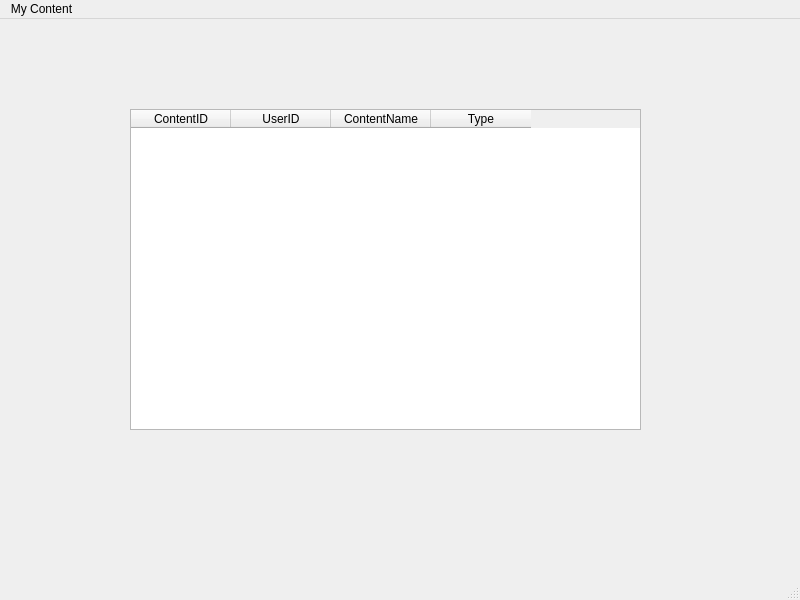
<?xml version="1.0" encoding="UTF-8"?>
<ui version="4.0">
 <class>MainWindow</class>
 <widget class="QMainWindow" name="MainWindow">
  <property name="geometry">
   <rect>
    <x>0</x>
    <y>0</y>
    <width>800</width>
    <height>600</height>
   </rect>
  </property>
  <property name="windowTitle">
   <string>MainWindow</string>
  </property>
  <widget class="QWidget" name="centralwidget">
   <widget class="QTableWidget" name="tableWidget">
    <property name="geometry">
     <rect>
      <x>130</x>
      <y>90</y>
      <width>511</width>
      <height>321</height>
     </rect>
    </property>
    <column>
     <property name="text">
      <string>ContentID</string>
     </property>
    </column>
    <column>
     <property name="text">
      <string>UserID</string>
     </property>
    </column>
    <column>
     <property name="text">
      <string>ContentName</string>
     </property>
    </column>
    <column>
     <property name="text">
      <string>Type</string>
     </property>
    </column>
   </widget>
  </widget>
  <widget class="QMenuBar" name="menubar">
   <property name="geometry">
    <rect>
     <x>0</x>
     <y>0</y>
     <width>800</width>
     <height>29</height>
    </rect>
   </property>
   <widget class="QMenu" name="menuMy_Content">
    <property name="title">
     <string>My Content</string>
    </property>
   </widget>
   <addaction name="menuMy_Content"/>
  </widget>
  <widget class="QStatusBar" name="statusbar"/>
 </widget>
 <resources/>
 <connections/>
</ui>
